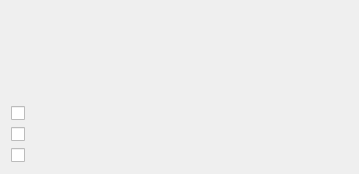
<?xml version="1.0" encoding="UTF-8"?>
<ui version="4.0">
 <class>RecurrenceActionsScopeWidget</class>
 <widget class="QWidget" name="RecurrenceActionsScopeWidget">
  <property name="geometry">
   <rect>
    <x>0</x>
    <y>0</y>
    <width>359</width>
    <height>174</height>
   </rect>
  </property>
  <layout class="QVBoxLayout" name="verticalLayout_2">
   <item>
    <layout class="QGridLayout" name="gridLayout">
     <item row="0" column="0">
      <widget class="QLabel" name="iconLabel">
       <property name="text">
        <string/>
       </property>
      </widget>
     </item>
     <item row="1" column="0">
      <spacer name="verticalSpacer">
       <property name="orientation">
        <enum>Qt::Vertical</enum>
       </property>
       <property name="sizeHint" stdset="0">
        <size>
         <width>20</width>
         <height>40</height>
        </size>
       </property>
      </spacer>
     </item>
     <item row="0" column="1" rowspan="2">
      <widget class="QLabel" name="messageLabel">
       <property name="sizePolicy">
        <sizepolicy hsizetype="MinimumExpanding" vsizetype="Preferred">
         <horstretch>0</horstretch>
         <verstretch>0</verstretch>
        </sizepolicy>
       </property>
       <property name="text">
        <string/>
       </property>
       <property name="alignment">
        <set>Qt::AlignLeading|Qt::AlignLeft|Qt::AlignTop</set>
       </property>
       <property name="wordWrap">
        <bool>true</bool>
       </property>
      </widget>
     </item>
    </layout>
   </item>
   <item>
    <layout class="QHBoxLayout" name="horizontalLayout">
     <item>
      <layout class="QVBoxLayout" name="verticalLayout">
       <item>
        <widget class="QCheckBox" name="checkBoxPast">
         <property name="sizePolicy">
          <sizepolicy hsizetype="MinimumExpanding" vsizetype="Fixed">
           <horstretch>0</horstretch>
           <verstretch>0</verstretch>
          </sizepolicy>
         </property>
         <property name="toolTip">
          <string>Select calendar items before the specified date</string>
         </property>
         <property name="whatsThis">
          <string>Check this box if you want to select calendar items that occur before the specified date.</string>
         </property>
         <property name="text">
          <string/>
         </property>
        </widget>
       </item>
       <item>
        <widget class="QCheckBox" name="checkBoxSelected">
         <property name="sizePolicy">
          <sizepolicy hsizetype="MinimumExpanding" vsizetype="Fixed">
           <horstretch>0</horstretch>
           <verstretch>0</verstretch>
          </sizepolicy>
         </property>
         <property name="toolTip">
          <string>Choose the currently selected calendar item</string>
         </property>
         <property name="whatsThis">
          <string>Check this box if you want to select calendar items that occur on the specified date.</string>
         </property>
         <property name="text">
          <string/>
         </property>
        </widget>
       </item>
       <item>
        <widget class="QCheckBox" name="checkBoxFuture">
         <property name="sizePolicy">
          <sizepolicy hsizetype="MinimumExpanding" vsizetype="Fixed">
           <horstretch>0</horstretch>
           <verstretch>0</verstretch>
          </sizepolicy>
         </property>
         <property name="toolTip">
          <string>Select calendar items after the specified date</string>
         </property>
         <property name="whatsThis">
          <string>Check this box if you want to select calendar items that occur after the specified date.</string>
         </property>
         <property name="text">
          <string/>
         </property>
        </widget>
       </item>
      </layout>
     </item>
     <item>
      <spacer name="horizontalSpacer">
       <property name="orientation">
        <enum>Qt::Horizontal</enum>
       </property>
       <property name="sizeHint" stdset="0">
        <size>
         <width>40</width>
         <height>20</height>
        </size>
       </property>
      </spacer>
     </item>
    </layout>
   </item>
  </layout>
 </widget>
 <resources/>
 <connections/>
</ui>
